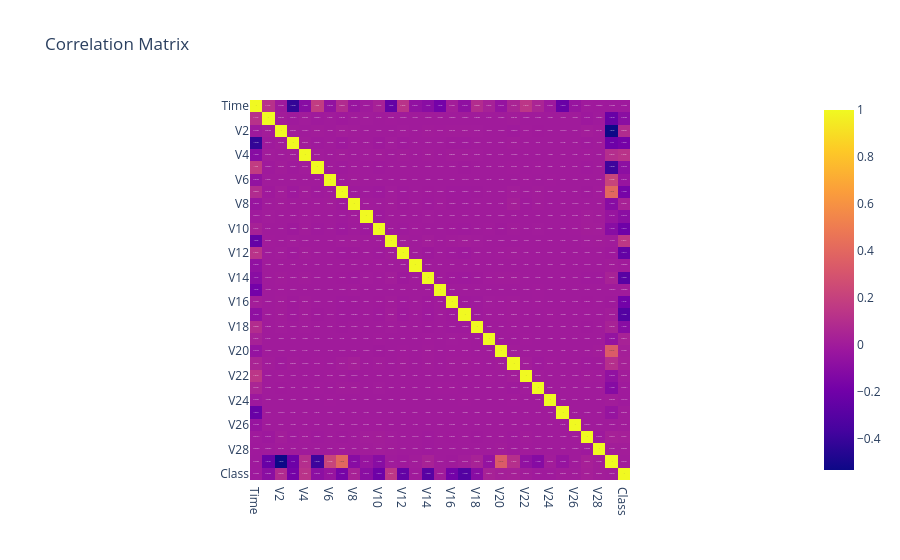

Source (notebook cell):
### Code cell
px.imshow(df.corr(), text_auto=True, title='Correlation Matrix').show()

### Figure 1 — Plotly figure (JSON) as saved in the notebook; plotly's stock layout.template omitted (floating-point values rounded to 4 significant figures; data arrays with more than 128 entries replaced by an {"elided": "..."} marker saying what was removed)
{"data": [{"coloraxis": "coloraxis", "hovertemplate": "x: %{x}<br>y: %{y}<br>color: %{z}<extra></extra>", "name": "0", "texttemplate": "%{z}", "type": "heatmap", "x": ["Time", "V1", "V2", "V3", "V4", "V5", "V6", "V7", "V8", "V9", "V10", "V11", "V12", "V13", "V14", "V15", "V16", "V17", "V18", "V19", "V20", "V21", "V22", "V23", "V24", "V25", "V26", "V27", "V28", "Amount", "Class"], "xaxis": "x", "y": ["Time", "V1", "V2", "V3", "V4", "V5", "V6", "V7", "V8", "V9", "V10", "V11", "V12", "V13", "V14", "V15", "V16", "V17", "V18", "V19", "V20", "V21", "V22", "V23", "V24", "V25", "V26", "V27", "V28", "Amount", "Class"], "yaxis": "y", "z": {"elided": "31x31 float values"}}], "layout": {"coloraxis": {"colorscale": [[0, "#0d0887"], [0.1111, "#46039f"], [0.2222, "#7201a8"], [0.3333, "#9c179e"], [0.4444, "#bd3786"], [0.5556, "#d8576b"], [0.6667, "#ed7953"], [0.7778, "#fb9f3a"], [0.8889, "#fdca26"], [1, "#f0f921"]]}, "title": {"text": "Correlation Matrix"}, "xaxis": {"anchor": "y", "constrain": "domain", "domain": [0, 1], "scaleanchor": "y"}, "yaxis": {"anchor": "x", "autorange": "reversed", "constrain": "domain", "domain": [0, 1]}}}
